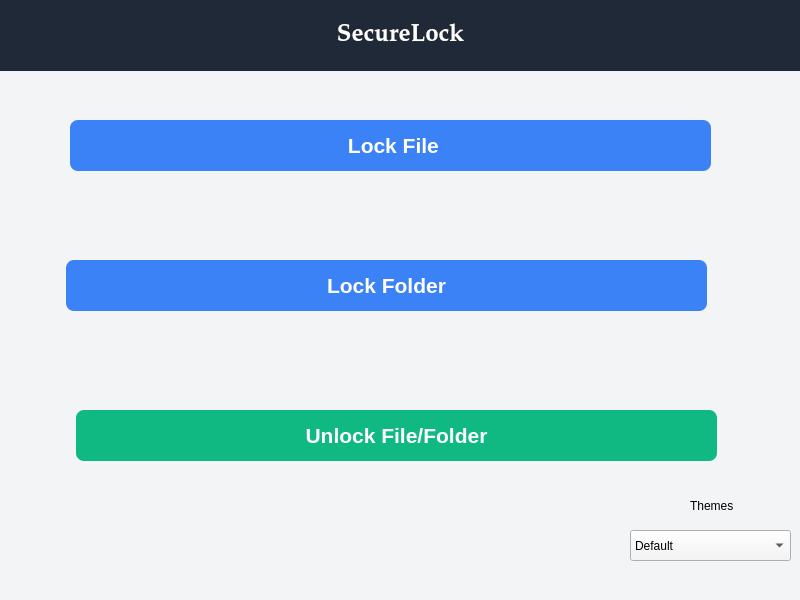
<?xml version="1.0" encoding="UTF-8"?>
<ui version="4.0">
 <class>MainWindow</class>
 <widget class="QMainWindow" name="MainWindow">
  <property name="geometry">
   <rect>
    <x>0</x>
    <y>0</y>
    <width>800</width>
    <height>600</height>
   </rect>
  </property>
  <property name="windowTitle">
   <string>MainWindow</string>
  </property>
  <property name="styleSheet">
   <string notr="true">background-color: rgb(243, 244, 246);</string>
  </property>
  <widget class="QWidget" name="centralwidget">
   <widget class="QLabel" name="header">
    <property name="geometry">
     <rect>
      <x>0</x>
      <y>0</y>
      <width>801</width>
      <height>71</height>
     </rect>
    </property>
    <property name="font">
     <font>
      <family>Palatino Linotype</family>
      <pointsize>18</pointsize>
      <weight>75</weight>
      <bold>true</bold>
     </font>
    </property>
    <property name="styleSheet">
     <string notr="true">background-color: rgb(31, 41, 55);
color: #FFFFFF;</string>
    </property>
    <property name="text">
     <string>SecureLock</string>
    </property>
    <property name="alignment">
     <set>Qt::AlignCenter</set>
    </property>
   </widget>
   <widget class="QPushButton" name="Lock_file_btn">
    <property name="geometry">
     <rect>
      <x>70</x>
      <y>120</y>
      <width>641</width>
      <height>51</height>
     </rect>
    </property>
    <property name="font">
     <font>
      <pointsize>16</pointsize>
      <weight>75</weight>
      <bold>true</bold>
     </font>
    </property>
    <property name="cursor">
     <cursorShape>PointingHandCursor</cursorShape>
    </property>
    <property name="styleSheet">
     <string notr="true">QPushButton {
        background-color: #3B82F6;
        color: white;
        padding: 10px;
        border-radius: 8px;
    }
    QPushButton:hover {
        background-color: #2563EB;
}</string>
    </property>
    <property name="text">
     <string> Lock File</string>
    </property>
   </widget>
   <widget class="QPushButton" name="Lock_fiolder_btn">
    <property name="geometry">
     <rect>
      <x>66</x>
      <y>260</y>
      <width>641</width>
      <height>51</height>
     </rect>
    </property>
    <property name="font">
     <font>
      <pointsize>16</pointsize>
      <weight>75</weight>
      <bold>true</bold>
     </font>
    </property>
    <property name="cursor">
     <cursorShape>PointingHandCursor</cursorShape>
    </property>
    <property name="styleSheet">
     <string notr="true">QPushButton {
        background-color: #3B82F6;
        color: white;
        padding: 10px;
        border-radius: 8px;
    }
    QPushButton:hover {
        background-color: #2563EB;
}</string>
    </property>
    <property name="text">
     <string>Lock Folder</string>
    </property>
   </widget>
   <widget class="QPushButton" name="unlock_folderorfile_btn">
    <property name="geometry">
     <rect>
      <x>76</x>
      <y>410</y>
      <width>641</width>
      <height>51</height>
     </rect>
    </property>
    <property name="font">
     <font>
      <pointsize>16</pointsize>
      <weight>75</weight>
      <bold>true</bold>
     </font>
    </property>
    <property name="cursor">
     <cursorShape>PointingHandCursor</cursorShape>
    </property>
    <property name="styleSheet">
     <string notr="true">QPushButton {
        background-color: #10B981;
        color: white;
        padding: 10px;
        border-radius: 8px;
    }
    QPushButton:hover {
        background-color: #059669;
}</string>
    </property>
    <property name="text">
     <string>Unlock File/Folder</string>
    </property>
   </widget>
   <widget class="QComboBox" name="themes">
    <property name="geometry">
     <rect>
      <x>630</x>
      <y>530</y>
      <width>161</width>
      <height>31</height>
     </rect>
    </property>
    <item>
     <property name="text">
      <string>Default</string>
     </property>
    </item>
    <item>
     <property name="text">
      <string>Shadow Night</string>
     </property>
    </item>
    <item>
     <property name="text">
      <string>Crystal Sky</string>
     </property>
    </item>
    <item>
     <property name="text">
      <string>Midnight Vault</string>
     </property>
    </item>
    <item>
     <property name="text">
      <string>Mint Steel</string>
     </property>
    </item>
    <item>
     <property name="text">
      <string>Desert Copper</string>
     </property>
    </item>
    <item>
     <property name="text">
      <string>Ocean Guard</string>
     </property>
    </item>
    <item>
     <property name="text">
      <string>Neon Lock</string>
     </property>
    </item>
   </widget>
   <widget class="QLabel" name="theme_label">
    <property name="geometry">
     <rect>
      <x>690</x>
      <y>490</y>
      <width>47</width>
      <height>31</height>
     </rect>
    </property>
    <property name="text">
     <string>Themes</string>
    </property>
   </widget>
  </widget>
 </widget>
 <resources/>
 <connections/>
</ui>
